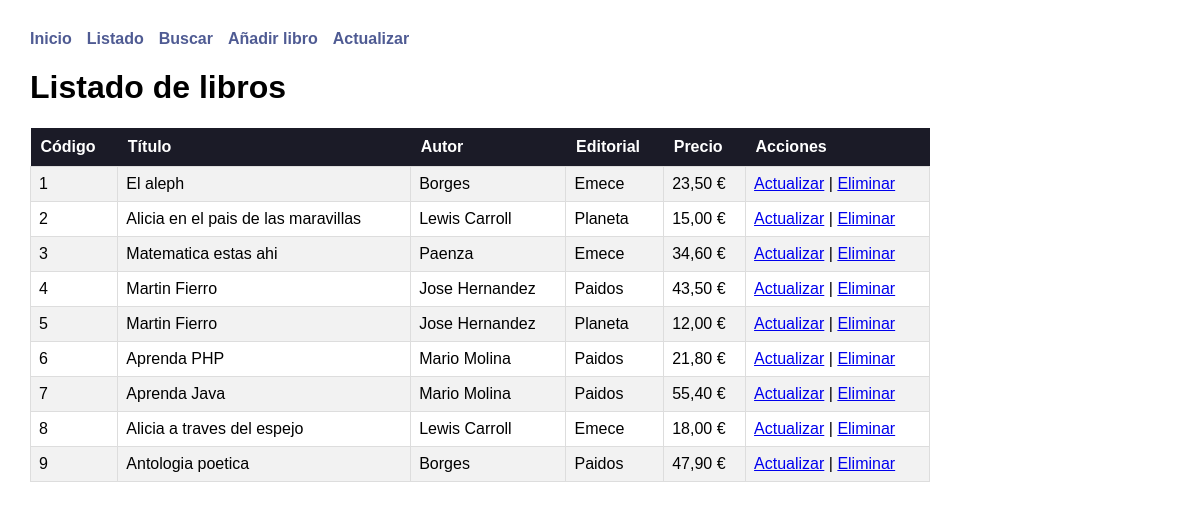
The page /ejemplos_mysqli/proyecto_final/listar.php on the database its author committed.
### tables this page shows
CREATE TABLE IF NOT EXISTS `libros` (
  `codigo` int(10) unsigned NOT NULL AUTO_INCREMENT,
  `titulo` varchar(40) NOT NULL,
  `autor` varchar(30) NOT NULL DEFAULT 'Desconocido',
  `editorial` varchar(20) NOT NULL,
  `precio` decimal(5,2) unsigned DEFAULT NULL,
  PRIMARY KEY (`codigo`)
);

### ejemplos_mysqli/proyecto_final/listar.php (the view, shortened to what this page needs)
<?php
require "config.php";
$conexion = conectar();
$resultado = mysqli_execute_query($conexion,
    "SELECT codigo, titulo, autor, editorial, precio FROM libros ORDER BY codigo");
?>
<table>
  <tr><th>Código</th><th>Título</th><th>Autor</th><th>Editorial</th><th>Precio</th><th>Acciones</th></tr>
<?php while ($libro = mysqli_fetch_assoc($resultado)): ?>
  <tr>
    <td><?= $libro['codigo'] ?></td>
    <td><?= e($libro['titulo']) ?></td>
    <td><?= e($libro['autor']) ?></td>
    <td><?= e($libro['editorial']) ?></td>
    <td><?= number_format($libro['precio'], 2, ',', '.') ?> €</td>
    <td>
      <a href="actualizar.php?codigo=<?= $libro['codigo'] ?>">Actualizar</a> |
      <a href="eliminar.php?codigo=<?= $libro['codigo'] ?>">Eliminar</a>
    </td>
  </tr>
<?php endwhile; ?>
</table>

### ejemplos_mysqli/proyecto_final/estilos.css (style rules this page uses)
body { font-family: sans-serif; margin: 30px; max-width: 900px; }
table { border-collapse: collapse; width: 100%; }
th { background-color: #1B1B27; color: white; padding: 10px; text-align: left; }
td { border: 1px solid #ddd; padding: 8px; }
tr:nth-child(even) { background-color: #f2f2f2; }

### rows shown on the page
libros: codigo "1", titulo "El aleph", autor "Borges", editorial "Emece", precio "23,50"
libros: codigo "2", titulo "Alicia en el pais de las maravillas", autor "Lewis Carroll", editorial "Planeta", precio "15,00"
libros: codigo "3", titulo "Matematica estas ahi", autor "Paenza", editorial "Emece", precio "34,60"
libros: codigo "4", titulo "Martin Fierro", autor "Jose Hernandez", editorial "Paidos", precio "43,50"
libros: codigo "5", titulo "Martin Fierro", autor "Jose Hernandez", editorial "Planeta", precio "12,00"
libros: codigo "6", titulo "Aprenda PHP", autor "Mario Molina", editorial "Paidos", precio "21,80"
libros: codigo "7", titulo "Aprenda Java", autor "Mario Molina", editorial "Paidos", precio "55,40"
libros: codigo "8", titulo "Alicia a traves del espejo", autor "Lewis Carroll", editorial "Emece", precio "18,00"
libros: codigo "9", titulo "Antologia poetica", autor "Borges", editorial "Paidos", precio "47,90"

### other values the page prints
$titulo "Listado de libros"
